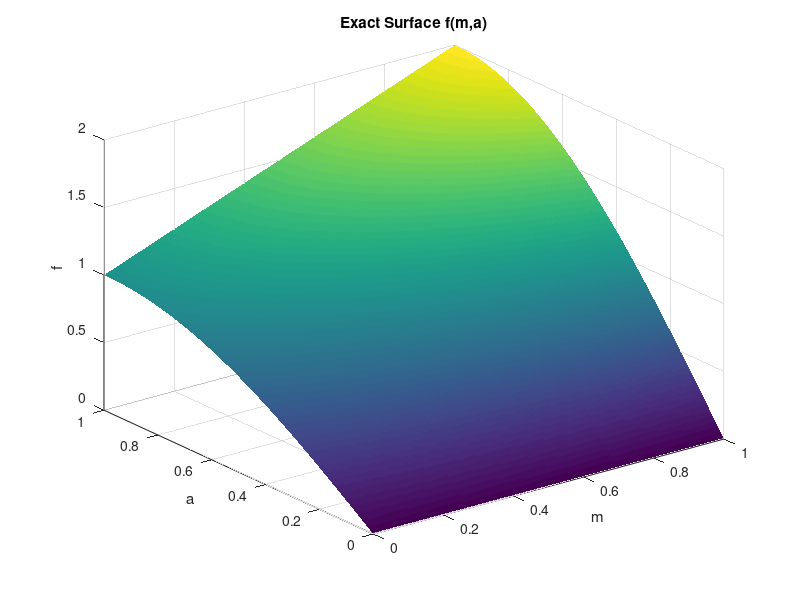
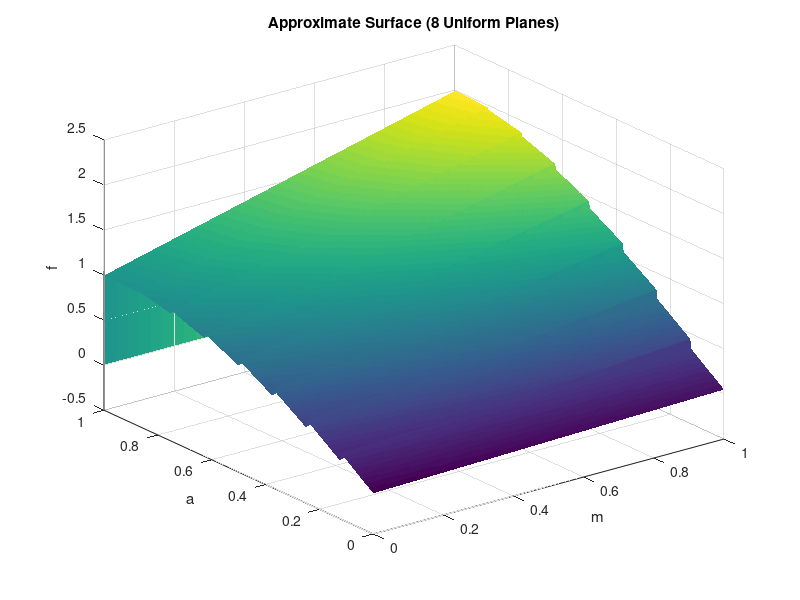
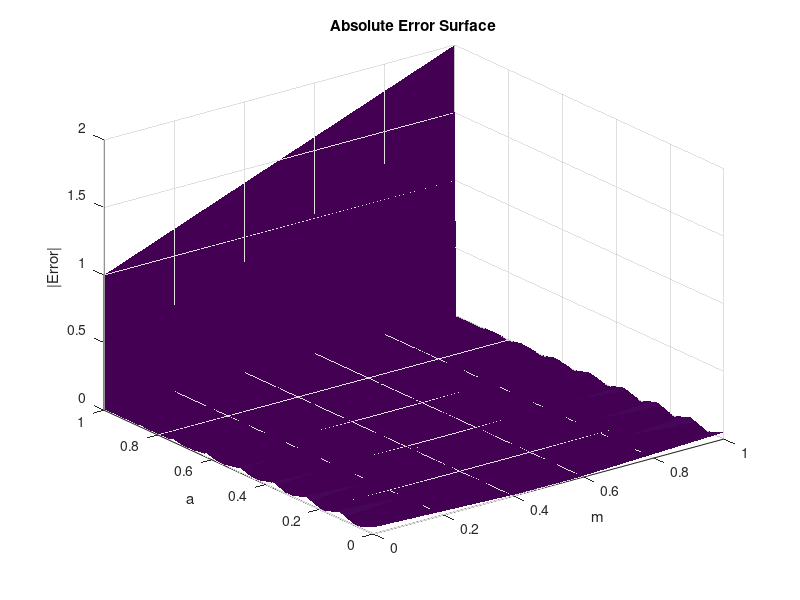

Reproduce these figures in MATLAB, in order. (Note: this script raises an error after producing the figures.)
% Uniform 8-plane partitioning
% Analytical coefficients
% Reference paper reproduction

clear; clc; close all;

Nm = 256;   % mantissa resolution
Na = 256;   % angle resolution

m = linspace(0,1,Nm);
a = linspace(0,1,Na);

[M,A] = meshgrid(m,a);

F_exact = (1 + M) .* sin(pi/2 * A);

num_planes = 8;
a_edges = linspace(0,1,num_planes+1);

pm = zeros(num_planes,1);
pa = zeros(num_planes,1);
b  = zeros(num_planes,1);

for i = 1:num_planes
    a1 = a_edges(i);
    a2 = a_edges(i+1);

    a_s = linspace(a1,a2,200);
    m_s = linspace(0,1,200);

    % p_m average slope in m-direction
    pm(i) = mean( sin(pi/2 * a_s) );

    % p_a average slope in a-direction
    [MM,AA] = meshgrid(m_s,a_s);
    dfa = (pi/2) * (1 + MM) .* cos(pi/2 * AA);
    pa(i) = mean(dfa(:));

    % b MAE-minimizing offset
    F_sub = (1 + MM) .* sin(pi/2 * AA);
    F_lin = pm(i)*MM + pa(i)*AA;
    b(i) = mean(F_sub(:) - F_lin(:));
end

F_approx = zeros(size(F_exact));

for i = 1:num_planes
    mask = (A >= a_edges(i)) & (A < a_edges(i+1));
    F_approx(mask) = pm(i)*M(mask) + pa(i)*A(mask) + b(i);
end

abs_err = abs(F_exact - F_approx);

MAE  = mean(abs_err(:));
MRED = mean(abs_err(:)) / mean(abs(F_exact(:)));


fprintf("Baseline MAE  = %.4e\n", MAE);
fprintf("Baseline MRED = %.4e\n", MRED);

figure;
surf(M, A, F_exact, 'EdgeColor', 'none');
title('Exact Surface f(m,a)');
xlabel('m'); ylabel('a'); zlabel('f');

figure;
surf(M, A, F_approx, 'EdgeColor', 'none');
title('Approximate Surface (8 Uniform Planes)');
xlabel('m'); ylabel('a'); zlabel('f');

figure;
surf(M, A, abs_err, 'EdgeColor', 'none');
title('Absolute Error Surface');
xlabel('m'); ylabel('a'); zlabel('|Error|');

figure;
histogram(abs_err(:), 100);
title('Error Distribution');
xlabel('Absolute Error'); ylabel('Count');

fprintf('\nTable-I Exact Plane Coefficients:\n');
fprintf('Plane\tpm\t\tpa\t\tb\n');

for i = 1:num_planes
    fprintf('%d\t%.6f\t%.6f\t%.6f\n', ...
        i-1, pm(i), pa(i), b(i));
end


%Non-uniform partitioning alone has NOT guarantee lower MAE when coefficients are 
% computed using slope averaging.

%Non-uniform partitioning requires coefficient optimization to be effective.
%This proves coefficient computation and partitioning are coupled